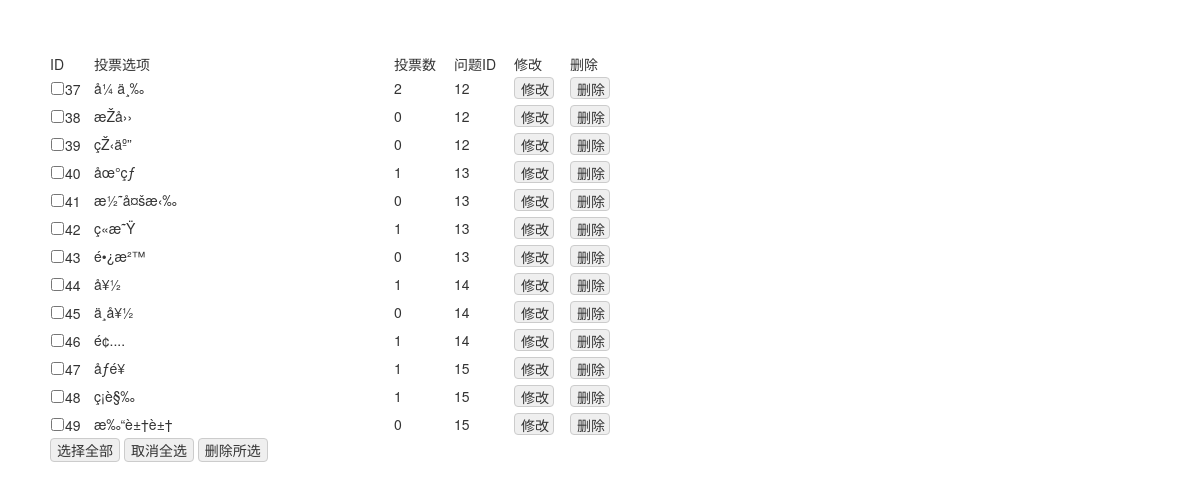
Page /admin/Optionmanage.php (signed in) on the committed database.
### tables this page shows
CREATE TABLE `voteoption` (
  `cid` int(11) NOT NULL auto_increment,
  `optionname` varchar(100) NOT NULL default '',
  `votenum` int(11) NOT NULL default '0',
  `upid` int(11) NOT NULL,
  PRIMARY KEY  (`cid`,`upid`),
  KEY `fk_voteoption_votename_idx` (`upid`)
);

### admin/Optionmanage.php (the view, shortened to what this page needs)
<?php
	include("../conn.php");
?>
<!DOCTYPE html>
<html>
<head>
<link rel="stylesheet" href="css/add.css" type="text/css" media="screen" />
<link rel="stylesheet" href="utilLib/bootstrap.min.css" type="text/css" media="screen" />
</head>
<body>
<div class="div_from_aoto" style="width: 800px; margin:30px 40px;">
	<div id="result111" class="result111" style="width:300px; height:20px; margin:4px auto; color:#33FF99;  ">
	</div>
  <form name="form1" method="post" action="">
    <table width="560" border="0" cellspacing="0" cellpadding="0">
      <tr>
        <td>ID</td>
        <td>投票选项</td>
		<td>投票数</td>
		<td>问题ID</td>
        <td>修改</td>
        <td>删除</td>
      </tr>
	  <?php
			$result = mysqli_query($db,"select * from voteoption;");
	  		while($row = mysqli_fetch_assoc($result)){
	  ?>
      <tr>
        <td width="44" height="28" valign="middle"><input style="width:15px;" name="checkboxitem" type="checkbox" value="<?php echo $row['cid']; ?>"><?php echo $row['cid']; ?></td>
        <td width="300"><?php echo $row['optionname']; ?></td>
		<td width="60"><?php echo $row['votenum']; ?></td>
		<td width="60"><?php echo $row['upid']; ?></td>
        <td width="*"><input style="width:40px; height:22px;" value="修改" type="button" onClick="location.href='?do=change&id=<?php echo $row['cid']; ?>'"></td>
        <td width="34"><input style="width:40px; height:22px;" value="删除" type="button" onClick="location.href='?do=delete&id=<?php echo $row['cid']; ?>'"></td>
      </tr>
	  <?php }?>
	  <tr>
        <td colspan="4"><input value="选择全部" type="button" onClick="selectall()" />
						<input value="取消全选" type="button" onClick="unselectall()" />
						<input value="删除所选" type="button" onClick="deleteselect()" /></td>
	  </tr>
    </table>
  </form>
</div>
</body>
</html>

### admin/css/add.css (style rules this page uses)
body { padding: 0px; margin: 0px; line-height: 1.6; font-family: "Helvetica Neue","Hiragino Sans GB","Microsoft YaHei","\9ED1\4F53",Arial,sans-serif !important; color: #222; font-size: 14px; }
input { transition: all 0.30s ease-in-out; -webkit-transition: all 0.30s ease-in-out; -moz-transition: all 0.30s ease-in-out; border: 1px solid #ccc; border-radius: 4px; outline: none; margin-top:4px; }
.div_from_aoto { margin-left: auto; margin-right: auto; padding-left:10px; margin-top: 30px; }

### rows in the picture
voteoption: cid "37", optionname "å¼ ä¸‰", votenum "2", upid "12"
voteoption: cid "38", optionname "æŽå››", votenum "0", upid "12"
voteoption: cid "39", optionname "çŽ‹äº”", votenum "0", upid "12"
voteoption: cid "40", optionname "åœ°çƒ", votenum "1", upid "13"
voteoption: cid "41", optionname "æ½˜å¤šæ‹‰", votenum "0", upid "13"
voteoption: cid "42", optionname "ç«æ˜Ÿ", votenum "1", upid "13"
voteoption: cid "43", optionname "é•¿æ²™", votenum "0", upid "13"
voteoption: cid "44", optionname "å¥½", votenum "1", upid "14"
voteoption: cid "45", optionname "ä¸å¥½", votenum "0", upid "14"
voteoption: cid "46", optionname "é¢....", votenum "1", upid "14"
voteoption: cid "47", optionname "åƒé¥­", votenum "1", upid "15"
voteoption: cid "48", optionname "ç¡è§‰", votenum "1", upid "15"
voteoption: cid "49", optionname "æ‰“è±†è±†", votenum "0", upid "15"
